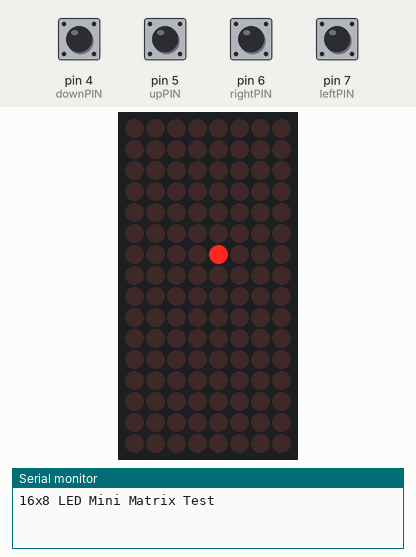
The sketch below on a simulated Arduino Uno, built with avr-gcc and run on an emulated ATmega328P. Shown: 8×16 LED matrix, the last lines printed to the serial monitor. The test bench sets the inputs (shaded band); at power-on: pin 4 (downPIN), pin 5 (upPIN), pin 6 (rightPIN), pin 7 (leftPIN) LOW.

Above: at 1.2 s.
1.3 s: pin 4 (downPIN) pulled HIGH for 0.15 s
At 2.5 s:
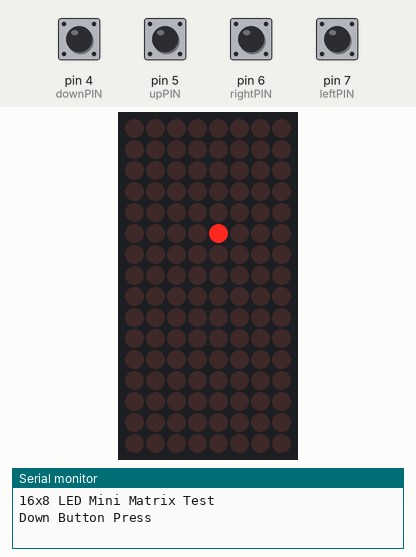
2.9 s: pin 6 (rightPIN) pulled HIGH for 0.15 s
At 3.8 s:
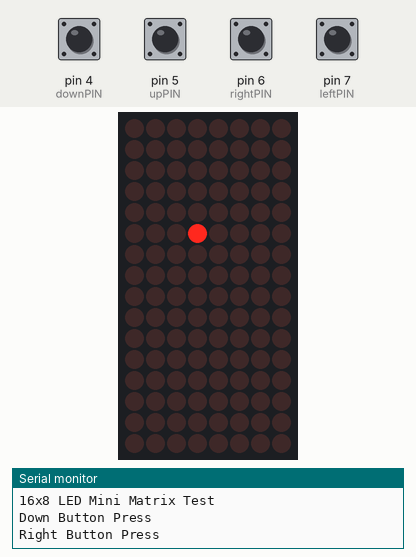
4.5 s: pin 5 (upPIN) pulled HIGH for 0.15 s
At 4.9 s:
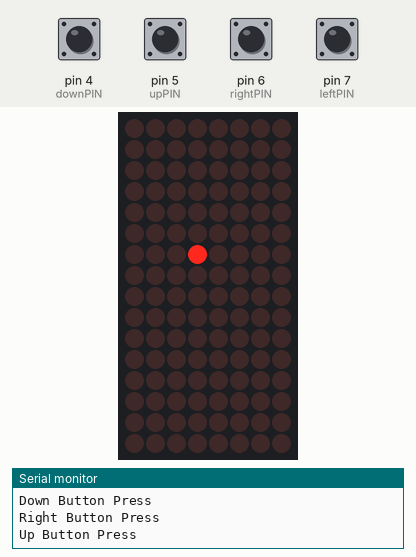
6.1 s: pin 5 (upPIN) pulled HIGH for 1 s
At 7.2 s:
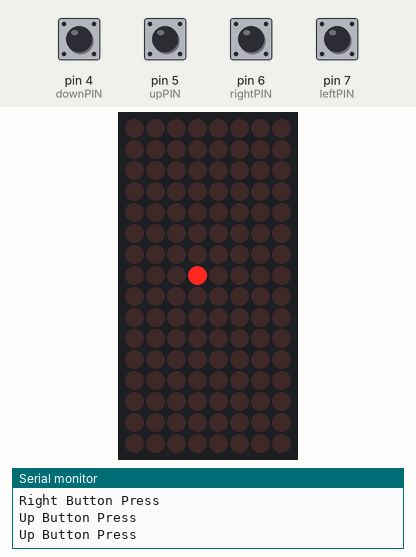
8.6 s: pin 7 (leftPIN) pulled HIGH for 0.15 s
At 9.2 s:
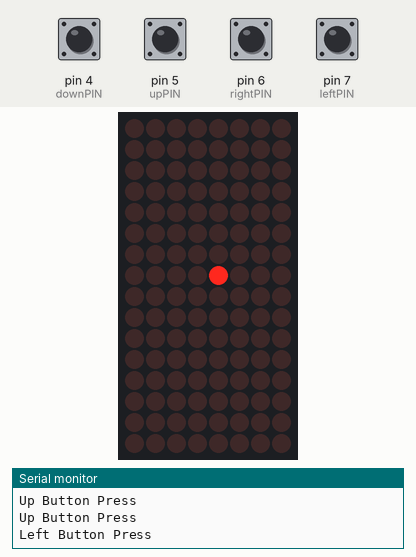
10.2 s: pin 7 (leftPIN) pulled HIGH for 1 s
At 11.5 s:
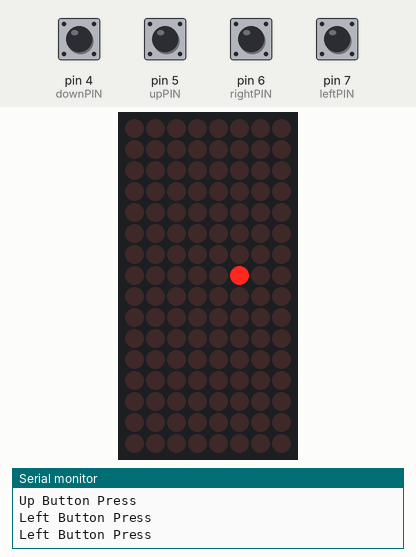
Timing chart, 0 to 13.2 s (numbered marks = the images above; inputs shaded):
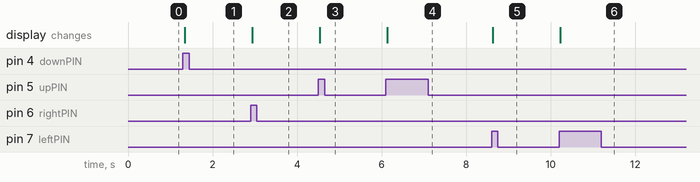

The sketch:

ledgridbasic.ino
```cpp
#include <Wire.h>
#include <Adafruit_GFX.h>
#include "Adafruit_LEDBackpack.h"

Adafruit_8x16matrix matrix = Adafruit_8x16matrix();

int upPIN = 5;
int downPIN = 4;
int leftPIN  = 7;
int rightPIN = 6;

int upButtonState = 0;
int downButtonState = 0;
int leftButtonState = 0;
int rightButtonState = 0;

int prevUpButtonState = 0;
int prevDownButtonState = 0;
int prevLeftButtonState = 0;
int prevRightButtonState = 0;

int pX = 6;
int pY = 4;

int maxX = 15;
int maxY = 7;

void setup() {
  //while (!Serial);
  Serial.begin(9600);
  Serial.println("16x8 LED Mini Matrix Test");

  pinMode(upPIN, INPUT);
  pinMode(downPIN, INPUT);
  pinMode(leftPIN, INPUT);
  pinMode(rightPIN, INPUT);

  matrix.begin(0x70);  // pass in the address

  matrix.clear();      // clear display
  matrix.writeDisplay();
  // testLights();
}
void loop() {

  upButtonState = digitalRead(upPIN);
  if (upButtonState == HIGH && prevUpButtonState == LOW && pX < maxX ) {
    Serial.println("Up Button Press");
    pX++;
  }
  prevUpButtonState = upButtonState;

  downButtonState = digitalRead(downPIN);
  if (downButtonState == HIGH && prevDownButtonState == LOW && pX > 0 ) {
    Serial.println("Down Button Press");
    pX--;
  }
  prevDownButtonState = downButtonState;

  leftButtonState = digitalRead(leftPIN);
  if (leftButtonState == HIGH && prevLeftButtonState == LOW && pY < maxY ) {
    Serial.println("Left Button Press");
    pY++;
  }
  prevLeftButtonState = leftButtonState;

  rightButtonState = digitalRead(rightPIN);
  if (rightButtonState == HIGH && prevRightButtonState == LOW && pY > 0 ) {
    Serial.println("Right Button Press");
    pY--;
  }
  prevRightButtonState = rightButtonState;

  // Serial.print(String(digitalRead(upPIN)) + " " + upButtonState + " | ");
  // Serial.print(String(digitalRead(downPIN)) + " " + downButtonState + " | ");
  // Serial.print(String(prevLeftButtonState) + " " + leftButtonState + " | ");
  // Serial.print(String(prevRightButtonState) + " " + rightButtonState + " | ");
  // Serial.println(String(pX) + " " + pY);

  matrix.clear();
  matrix.drawPixel(pY, pX, LED_ON);
  matrix.writeDisplay();
  delay(50);

}

void testLights() {

  delay(100);

  for(int y = 0; y < 8; y++) {
    for(int x = 0; x < 16; x++) {
      matrix.drawPixel(y, x, LED_ON);
      matrix.writeDisplay();
      delay(5);
    }
  }
  matrix.clear();      // clear display
  matrix.writeDisplay();
  delay(100);
  for(int x = 0; x < 16; x++) {
    for(int y = 0; y < 8; y++) {
      matrix.drawPixel(y, x, LED_ON);
      matrix.writeDisplay();
      delay(5);
    }
  }
  matrix.clear();      // clear display
  matrix.writeDisplay();
  delay(100);
  for(int y = 0; y < 8; y++) {
    for(int x = 0; x < 16; x++) {
      matrix.drawPixel(y, x, LED_ON);
    }
    matrix.writeDisplay();
    delay(50);
  }
  matrix.clear();      // clear display
  matrix.writeDisplay();
  delay(100);
  for(int x = 0; x < 16; x++) {
    for(int y = 0; y < 8; y++) {
      matrix.drawPixel(y, x, LED_ON);
    }
    matrix.writeDisplay();
    delay(50);
  }
  matrix.clear();      // clear display
  matrix.writeDisplay();
}
```

Measured:
- after the input at 1.3 s, the display: changes at once (image 1)
- after the input at 2.9 s, the display: changes at once (image 2)
- after the input at 4.5 s, the display: changes at once (image 3)
- after the input at 6.1 s, the display: changes at once (image 4)
- after the input at 8.6 s, the display: changes at once (image 5)
- after the input at 10.2 s, the display: changes at once (image 6)
